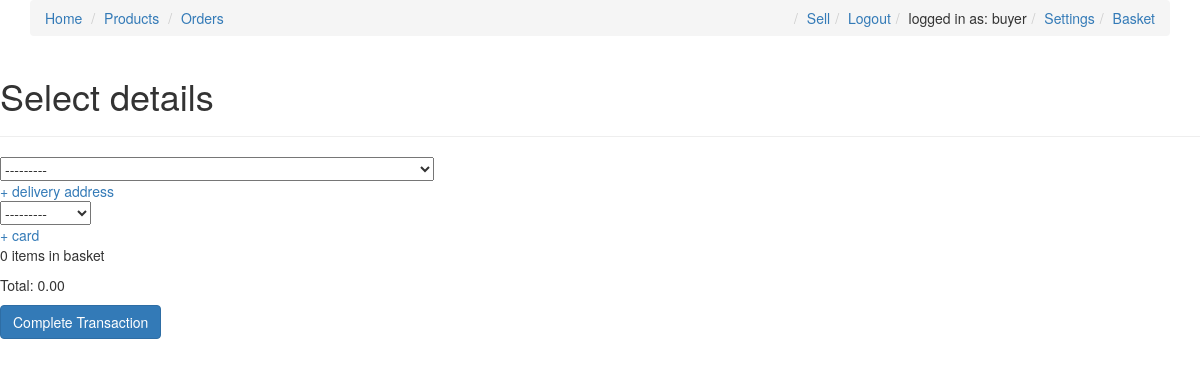
The page /orders/create_order/ (signed in) on the database its author committed.
### accounts/models.py (models this page shows, shortened)
class CustomUser(AbstractBaseUser, PermissionsMixin):
	email = models.EmailField(_('email address'), unique=True)
	first_name = models.CharField(max_length=40)
	last_name = models.CharField(max_length=40)
	is_buyer = models.BooleanField(default=True)
	is_seller = models.BooleanField(default=False)
	is_staff = models.BooleanField(default=False)
	is_active = models.BooleanField(default=True)
	date_joined = models.DateTimeField(default=timezone.now)
	stripe_customer_id = models.CharField(max_length=40)
	stripe_seller_id = models.CharField(max_length=40, default= '')
	stripe_seller_TOS_accepted = models.BooleanField(default=False)
	USERNAME_FIELD = 'email'
	REQUIRED_FIELDS = []
	objects = CustomUserManager()

### products/models.py (models this page shows)
class Basket(models.Model):
	user = models.ForeignKey(CustomUser, null=True, blank=True, on_delete=models.CASCADE)
	item_count = models.PositiveIntegerField(default=0)
	total = models.DecimalField(default=0.00, max_digits=10, decimal_places=2)

### orders/views.py (the view, shortened to what this page needs)
# urls.py: path('create_order/', views.create_order_view, name='create_order'),
def create_order_view(request):
	basketItems = AddToBasket.objects.filter(basket__user__exact=request.user)
	basket = get_object_or_404(Basket, user=request.user)
	form = OrderForm()
	form.instance.user=request.user
	form.fields['delivery_address'].queryset = DeliveryAddress.objects.filter(user=request.user)
	form.fields['card'].queryset = Cards.objects.filter(user=request.user)
	context = {
		'form' : form,
		'items' : basketItems,
		'basket': basket
	}
	return render(request, 'orders/create_order.html', context)

### orders/forms.py
class OrderForm(forms.ModelForm):
	class Meta:
		model = Order
		exclude = ['order_id','user','product','quantity','total','paid_status','created']

### accounts/models.py (called while the page is built)
	def __str__(self):
		return (self.brand + ' - ' + self.last_4)

	def __str__(self):
		return self.first_name + ' ' + self.last_name + ' ' + self.address_line_1 + ' ' + self.address_line_2 + ' ' + self.city + ' ' + self.postal_code

### orders/templates/orders/create_order.html (shortened to what this page needs)
{% extends 'base.html' %}
{% block content%}
<h1>Select details</h1>
<hr>
<form method="POST" enctype="multipart/form-data"> {% csrf_token %}
	{{form.delivery_address}}
	<br>
	<a href="{% url 'accounts:add_delivery_address' %}">+ delivery address</a>
	<br>
	{{form.card}}
	<br>
	<a href="{% url 'accounts:add_card' %}">+ card</a>
	<br>
	<div>
		<p> {{ basket.item_count }} items in basket</p>
		<p> Total: {{ basket.total }} </p>
	</div>
	<button type="submit" class="btn btn-primary">Complete Transaction</button>
</form>
{% endblock %}

### templates/base.html (shortened to what this page needs)
<!DOCTYPE html>
<html>
<head>
	<link rel="stylesheet" href="https://maxcdn.bootstrapcdn.com/bootstrap/3.3.7/css/bootstrap.min.css">
	{% load static %}
	<link rel="stylesheet" type="text/css" href="{% static 'css/style.css'%}">
</head>
<body>
	<div class="container">
		<ol class="breadcrumb">
			<li><a href="{% url 'pages:home' %}">Home</a></li>
			<li><a href="{% url 'products:product_list' %}">Products</a></li>
			<li><a href="{% url 'orders:order_list'%}">Orders</a></li>
			{% if not request.user.is_authenticated %}
				<li class='pull-right'><a href="{% url 'accounts:signup' %}">Sign Up</a></li>
				<li class="pull-right"><a href="{% url 'accounts:login' %}">Login</a></li>
			{% else %}
				<li class="pull-right"><a href="{% url 'products:basket'%}">Basket</a></li>
				<li class="pull-right"><a href="{% url 'accounts:settings' %}">Settings</a></li>
				<li class="pull-right">logged in as: {{ request.user.first_name }} </li>
				<li class="pull-right"><a href="{% url 'accounts:logout' %}">Logout</a></li>
				<li class="pull-right"><a href="{% url 'accounts:sellers_hub' %}">Sell</a></li>
			{% endif %}
		</ol>
	</div>
	{% block content %}
	{% endblock %}
</body>
</html>

### rows shown on the page
CustomUser: user.first_name "buyer"
Basket: item_count "0", total "0.00"
